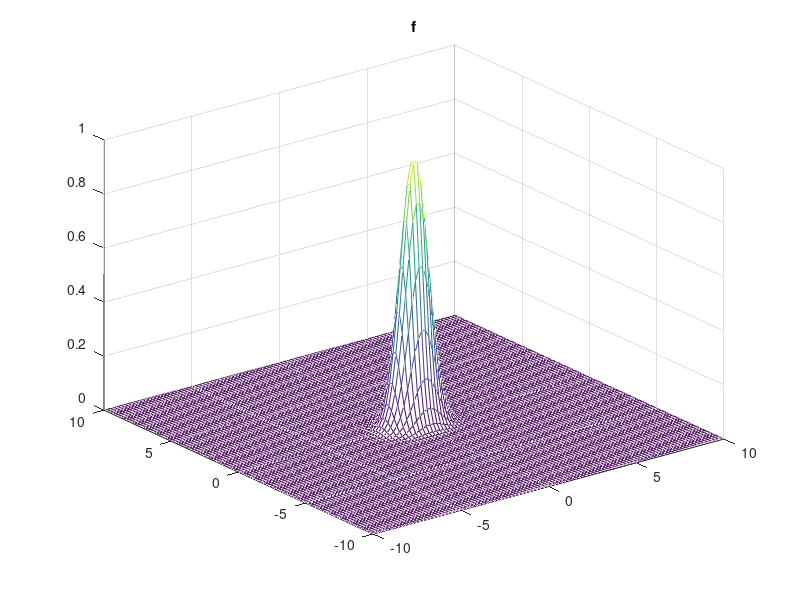
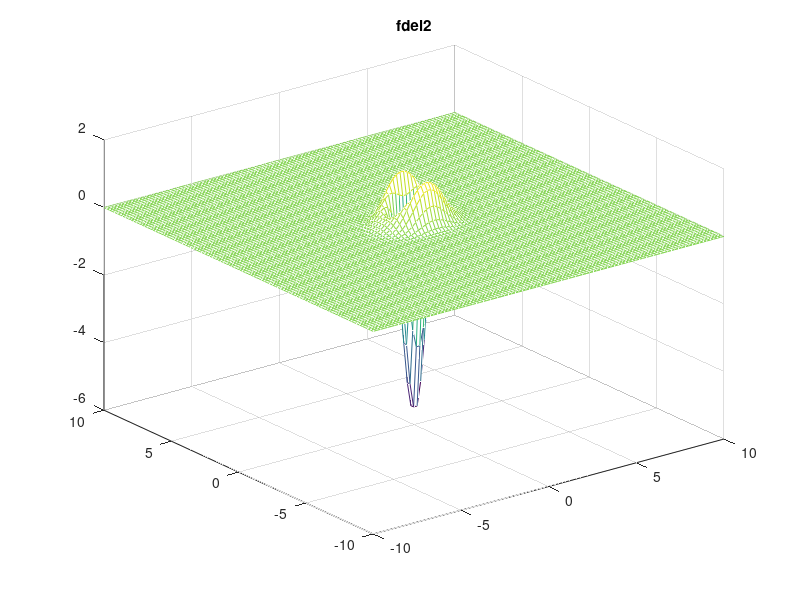
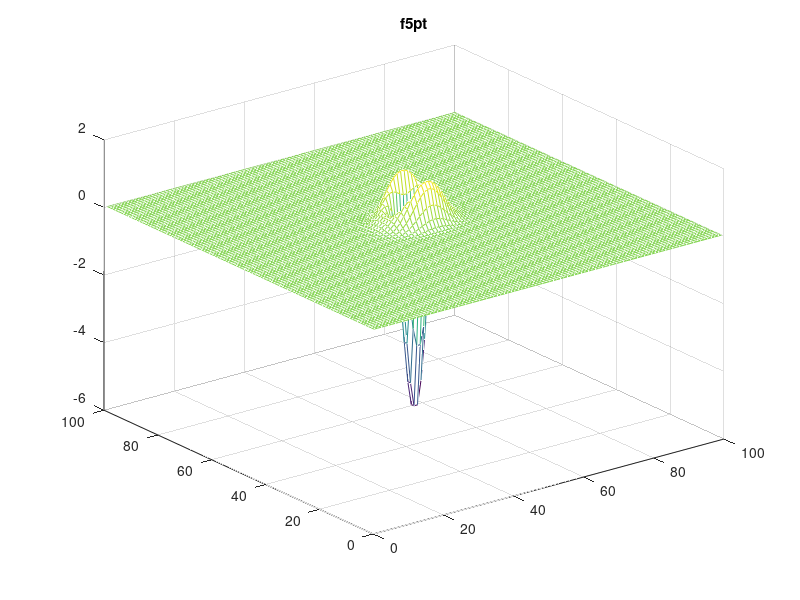
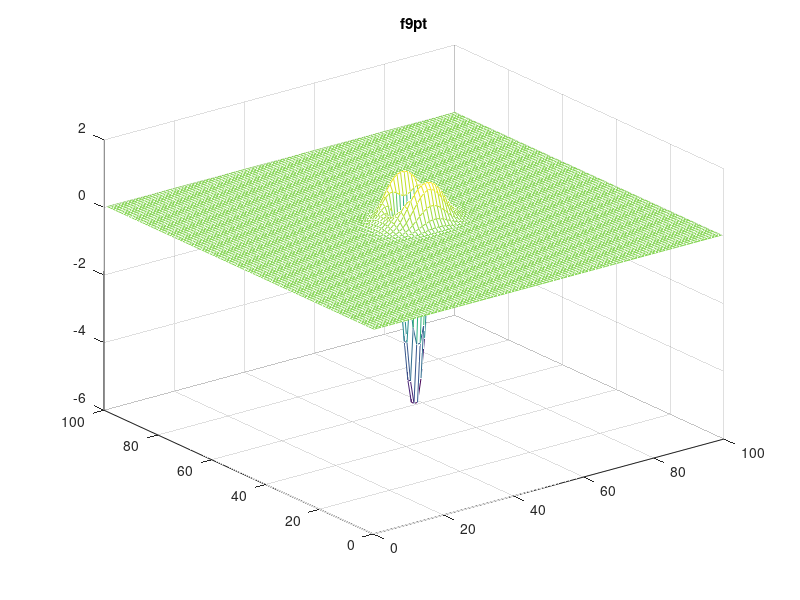

The MATLAB script that drew these images, in order:
clear
close all

%% construct the grid
Lx = 100;
Ly = 100;

Rx = 10;
Ry = 10;

x = linspace(-Rx,Rx,Lx);
y = linspace(-Ry,Ry,Ly);

[mx,my] = meshgrid(x,y);

dx = x(2)-x(1);
dy = y(2)-y(1);

%% construct a 2D function
f = exp( -mx.^2 - 2*my.^2 );

figure;
mesh(mx,my,f);
title('f')

%% using del2  
fdel2 = 4*del2(f,dx,dy);

figure;
mesh(mx,my,fdel2);
title('fdel2')

%% use Five-point stencil  (https://en.wikipedia.org/wiki/Discrete_Laplace_operator)
matrix5 = [0, 1, 0; 1, -4, 1; 0, 1, 0];

temp = conv2(f,matrix5,'valid')/dx/dy;
f5pt = zeros(Lx,Ly);
f5pt(2:end-1,2:end-1)=temp;

figure;
mesh(f5pt);
title('f5pt')

% check the difference
diff5pt = sum(sum( fdel2(2:end-1,2:end-1) - temp ))


%% use Nive-point stencil  (https://en.wikipedia.org/wiki/Discrete_Laplace_operator)
matrix9 = [0.25, 0.5, 0.25; 0.5, -3, 0.5; 0.25, 0.5, 0.25];

temp = conv2(f,matrix9,'valid')/dx/dy;
f9pt = zeros(Lx,Ly);
f9pt(2:end-1,2:end-1)=temp;

figure;
mesh(f9pt);
title('f9pt')

% check the difference
diff9pt = sum(sum( fdel2(2:end-1,2:end-1) - temp ))


%% use Nive-point stencil 2  (https://en.wikipedia.org/wiki/Discrete_Laplace_operator)
matrix9 = [0.25, 0.5, 0.25; 0.5, -3, 0.5; 0.25, 0.5, 0.25];

temp = conv2(f,matrix9,'valid')/dx/dy;
f9pt = zeros(Lx,Ly);
f9pt(2:end-1,2:end-1)=temp;

figure;
mesh(f9pt);
title('f9pt')

% check the difference
diff9pt = sum(sum( fdel2(2:end-1,2:end-1) - temp ))
